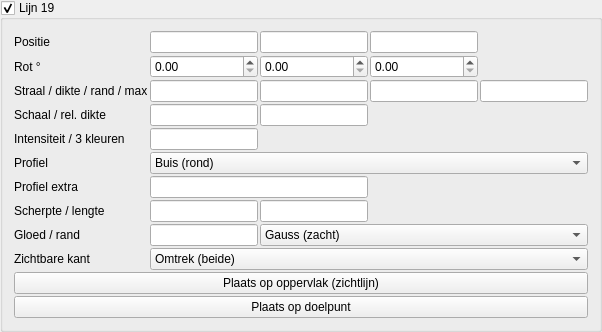
       <widget class="MyGroupBox" name="groupCheck_pattern_line_trap_19_enabled">
        <property name="title">
         <string>Lijn 19</string>
        </property>
        <property name="checkable">
         <bool>true</bool>
        </property>
        <layout class="QGridLayout" name="gridLayout_pattern_line_19">
         <property name="spacing">
          <number>2</number>
         </property>
         <item row="0" column="0">
          <widget class="QLabel" name="label_pattern_line_19_pos">
           <property name="text">
            <string>Positie</string>
           </property>
          </widget>
         </item>
         <item row="0" column="1">
          <widget class="MyLineEdit" name="vect3_pattern_line_trap_19_position_x"/>
         </item>
         <item row="0" column="2">
          <widget class="MyLineEdit" name="vect3_pattern_line_trap_19_position_y"/>
         </item>
         <item row="0" column="3">
          <widget class="MyLineEdit" name="vect3_pattern_line_trap_19_position_z"/>
         </item>
         <item row="1" column="0">
          <widget class="QLabel" name="label_pattern_line_19_rot">
           <property name="text">
            <string>Rot °</string>
           </property>
          </widget>
         </item>
         <item row="1" column="1">
          <widget class="MyDoubleSpinBox" name="spinboxd3_pattern_line_trap_19_rotation_x"/>
         </item>
         <item row="1" column="2">
          <widget class="MyDoubleSpinBox" name="spinboxd3_pattern_line_trap_19_rotation_y"/>
         </item>
         <item row="1" column="3">
          <widget class="MyDoubleSpinBox" name="spinboxd3_pattern_line_trap_19_rotation_z"/>
         </item>
         <item row="2" column="0">
          <widget class="QLabel" name="label_pattern_line_19_radius">
           <property name="text">
            <string>Straal / dikte / rand / max</string>
           </property>
           <property name="toolTip">
            <string>Straal = profielgrootte. Dikte = schaal van de SDF-band. Rand = afronding hoeken. Max = afstand-limiet voor de gloed (0 = uit in praktijk volgens instelling).</string>
           </property>
          </widget>
         </item>
         <item row="2" column="1">
          <widget class="MyLineEdit" name="logedit_pattern_line_trap_19_radius"/>
         </item>
         <item row="2" column="2">
          <widget class="MyLineEdit" name="logedit_pattern_line_trap_19_thickness"/>
         </item>
         <item row="2" column="3">
          <widget class="MyLineEdit" name="logedit_pattern_line_trap_19_edge_softness"/>
         </item>
         <item row="2" column="4">
          <widget class="MyLineEdit" name="logedit_pattern_line_trap_19_max_distance"/>
         </item>
         <item row="3" column="0">
          <widget class="QLabel" name="label_pattern_line_19_scale">
           <property name="text">
            <string>Schaal / rel. dikte</string>
           </property>
           <property name="toolTip">
            <string>Schaal: uniform het dwarsprofiel (YZ). Relatieve dikte: factor op de gloedband t.o.v. Dikte (1 = standaard).</string>
           </property>
          </widget>
         </item>
         <item row="3" column="1">
          <widget class="MyLineEdit" name="logedit_pattern_line_trap_19_scale"/>
         </item>
         <item row="3" column="2">
          <widget class="MyLineEdit" name="logedit_pattern_line_trap_19_relative_thickness"/>
         </item>
         <item row="4" column="0">
          <widget class="QLabel" name="label_pattern_line_19_int">
           <property name="text">
            <string>Intensiteit / 3 kleuren</string>
           </property>
           <property name="toolTip">
            <string>Gradient langs de gloed: kern (kleur 1) → midden (2) → rand (3). Zelfde RGB = effen.</string>
           </property>
          </widget>
         </item>
         <item row="4" column="1">
          <widget class="MyLineEdit" name="logedit_pattern_line_trap_19_intensity"/>
         </item>
         <item row="4" column="2">
          <widget class="MyColorButton" name="colorButton_pattern_line_trap_19_color"/>
         </item>
         <item row="4" column="3">
          <widget class="MyColorButton" name="colorButton_pattern_line_trap_19_color_2"/>
         </item>
         <item row="4" column="4">
          <widget class="MyColorButton" name="colorButton_pattern_line_trap_19_color_3"/>
         </item>
         <item row="5" column="0">
          <widget class="QLabel" name="label_pattern_line_19_shape">
           <property name="text">
            <string>Profiel</string>
           </property>
           <property name="toolTip">
            <string>Dwarsdoorsnede loodrecht op de as (lokale X).</string>
           </property>
          </widget>
         </item>
         <item row="5" column="1" colspan="4">
          <widget class="MyComboBox" name="comboBox_pattern_line_trap_19_shape">
           <item>
            <property name="text">
             <string>Buis (rond)</string>
            </property>
           </item>
           <item>
            <property name="text">
             <string>Lint (vlak)</string>
            </property>
           </item>
           <item>
            <property name="text">
             <string>Vierkant</string>
            </property>
           </item>
           <item>
            <property name="text">
             <string>Ruit</string>
            </property>
           </item>
           <item>
            <property name="text">
             <string>Ovaal</string>
            </property>
           </item>
           <item>
            <property name="text">
             <string>Zeshoek</string>
            </property>
           </item>
           <item>
            <property name="text">
             <string>Kruis</string>
            </property>
           </item>
           <item>
            <property name="text">
             <string>Achthoek</string>
            </property>
           </item>
           <item>
            <property name="text">
             <string>Squircle</string>
            </property>
           </item>
           <item>
            <property name="text">
             <string>Ring</string>
            </property>
           </item>
         </widget>
         </item>
         <item row="6" column="0">
          <widget class="QLabel" name="label_pattern_line_19_shape_aux">
           <property name="text">
            <string>Profiel extra</string>
           </property>
           <property name="toolTip">
            <string>Ovaal: Z-straal t.o.v. Y (1 = cirkel). Ring: halve dikte van de buis.</string>
           </property>
          </widget>
         </item>
         <item row="6" column="1" colspan="2">
          <widget class="MyLineEdit" name="logedit_pattern_line_trap_19_shape_aux"/>
         </item>
         <item row="7" column="0">
          <widget class="QLabel" name="label_pattern_line_19_sharp_seg">
           <property name="text">
            <string>Scherpte / lengte</string>
           </property>
           <property name="toolTip">
            <string>Scherpte: sterkere piek (hoger = smallere gloed). Lengte: halve lijnlengte langs X (0 = oneindig). Zie ook «Gloed / rand».</string>
           </property>
          </widget>
         </item>
         <item row="7" column="1">
          <widget class="MyLineEdit" name="logedit_pattern_line_trap_19_falloff_sharpness"/>
         </item>
         <item row="7" column="2">
          <widget class="MyLineEdit" name="logedit_pattern_line_trap_19_segment_half_length"/>
         </item>
         <item row="8" column="0">
          <widget class="QLabel" name="label_pattern_line_19_glow">
           <property name="text">
            <string>Gloed / rand</string>
           </property>
           <property name="toolTip">
            <string>Gloedbreedte: hoger = zachtere, bredere rand. Falloff: Gauss, smoothstep, lineair, exponentieel — bepaalt hoe snel het uitsterft (los van de 3-kleur-gradient).</string>
           </property>
          </widget>
         </item>
         <item row="8" column="1">
          <widget class="MyLineEdit" name="logedit_pattern_line_trap_19_glow_spread"/>
         </item>
         <item row="8" column="2" colspan="3">
          <widget class="MyComboBox" name="comboBox_pattern_line_trap_19_falloff_profile">
           <item>
            <property name="text">
             <string>Gauss (zacht)</string>
            </property>
           </item>
           <item>
            <property name="text">
             <string>Strak (smooth)</string>
            </property>
           </item>
           <item>
            <property name="text">
             <string>Hard (lineair)</string>
            </property>
           </item>
           <item>
            <property name="text">
             <string>Exponentieel</string>
            </property>
           </item>
          </widget>
         </item>
         <item row="9" column="0">
          <widget class="QLabel" name="label_pattern_line_19_side">
           <property name="text">
            <string>Zichtbare kant</string>
           </property>
           <property name="toolTip">
            <string>Omtrek: gloed aan beide zijden van de vorm (klassiek). Alleen buiten of binnen: één zijde van het oppervlak — handig om alleen de silhouet-rand te tonen.</string>
           </property>
          </widget>
         </item>
         <item row="9" column="1" colspan="4">
          <widget class="MyComboBox" name="comboBox_pattern_line_trap_19_edge_side">
           <item>
            <property name="text">
             <string>Omtrek (beide)</string>
            </property>
           </item>
           <item>
            <property name="text">
             <string>Alleen buiten</string>
            </property>
           </item>
           <item>
            <property name="text">
             <string>Alleen binnen</string>
            </property>
           </item>
          </widget>
         </item>
         <item row="10" column="0" colspan="5">
          <widget class="QPushButton" name="pushButton_pattern_line_trap_19_place_surface">
           <property name="text">
            <string>Plaats op oppervlak (zichtlijn)</string>
           </property>
          </widget>
         </item>
         <item row="11" column="0" colspan="5">
          <widget class="QPushButton" name="pushButton_pattern_line_trap_19_place_target">
           <property name="text">
            <string>Plaats op doelpunt</string>
           </property>
          </widget>
         </item>
        </layout>
       </widget>
